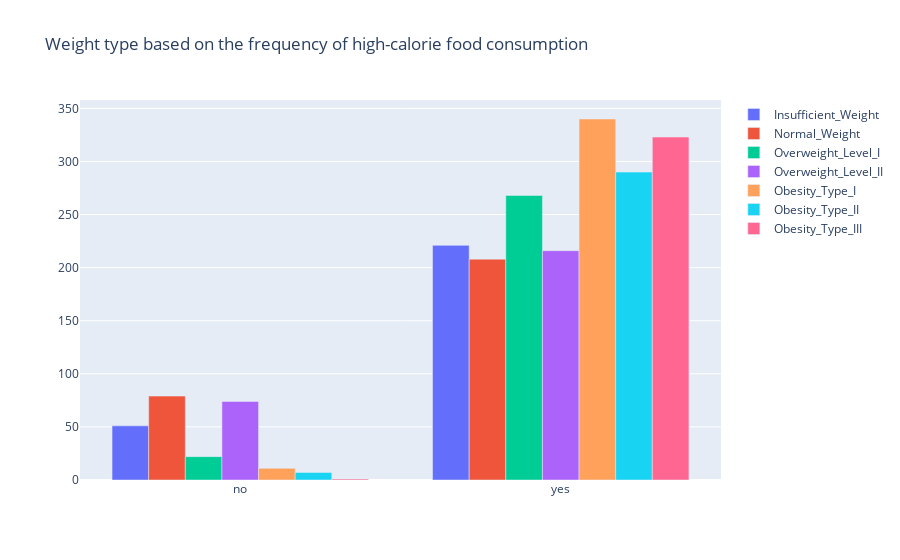

The notebook cell saved with this chart:
### Markdown cell above
No questions. People who eat a lot of high-calorie foods for the most part have problems with the weight.

### Code cell
plotly_Bar_plot(data[['FAVC', 'NObeyesdad']].value_counts().unstack(), 
                'Weight type based on the frequency of high-calorie food consumption')

### Figure 1 — Plotly figure (JSON) as saved in the notebook; plotly's stock layout.template omitted (floating-point values rounded to 4 significant figures)
{"data": [{"name": "Insufficient_Weight", "type": "bar", "x": ["no", "yes"], "y": [51, 221]}, {"name": "Normal_Weight", "type": "bar", "x": ["no", "yes"], "y": [79, 208]}, {"name": "Overweight_Level_I", "type": "bar", "x": ["no", "yes"], "y": [22, 268]}, {"name": "Overweight_Level_II", "type": "bar", "x": ["no", "yes"], "y": [74, 216]}, {"name": "Obesity_Type_I", "type": "bar", "x": ["no", "yes"], "y": [11, 340]}, {"name": "Obesity_Type_II", "type": "bar", "x": ["no", "yes"], "y": [7, 290]}, {"name": "Obesity_Type_III", "type": "bar", "x": ["no", "yes"], "y": [1, 323]}], "layout": {"title": {"text": "Weight type based on the frequency of high-calorie food consumption"}}}
